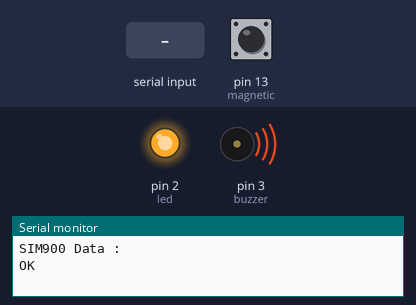
Bench run of a sketch on a simulated Arduino Uno, built with avr-gcc and run on an emulated ATmega328P. Parts: output pins drawn as LEDs (lit = HIGH), buzzer (waves = sounding, pin HIGH), the last lines printed to the serial monitor. Inputs (shaded band) come from the test bench; at power-on: pin 13 (magnetic) HIGH. The modem accepts every AT command (registered, SIM ready, sends succeed) and sends nothing else.

Above: at 2.8 s.
2.9 s: "1" received over the second serial link
At 5.5 s:
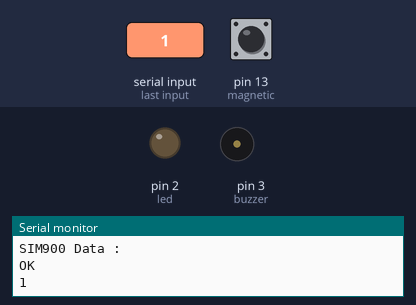
Timing chart, 0 to 7.0 s (numbered marks = the images above; inputs shaded):
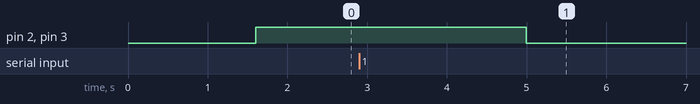

The sketch:

magnetic_tiktok.ino
```cpp
#include <SoftwareSerial.h>

#define led 2
#define buzzer 3
#define magnetic 13

bool isOpen = false;
bool wasOpen = false;

SoftwareSerial mySerial(7, 8); //SIM900 Tx & Rx is connected to Arduino #7 & #8
bool callTrig = 1;

void setup() {
  Serial.begin(115200);
  mySerial.begin(9600);
  pinMode(led, OUTPUT);
  pinMode(buzzer, OUTPUT);
  pinMode(magnetic, INPUT_PULLUP);

  // Initialize LED and buzzer state
  digitalWrite(led, LOW);
  digitalWrite(buzzer, LOW);

  //Handshaking with SIM900
  mySerial.println("AT");
  updateSerial();
}

void loop() {
  // Read the state of the magnetic sensor
  isOpen = digitalRead(magnetic);

  // Check if the sensor state has changed from closed to open
  if (isOpen && !wasOpen) {
    // Beep the buzzer once
    if (callTrig) {
      digitalWrite(buzzer, HIGH);
      digitalWrite(led, HIGH);
      mySerial.println("ATD+ +628xxxxxxxxxx;");
      updateSerial();
      delay(1000);
      digitalWrite(buzzer, LOW);
      digitalWrite(led, LOW);
      delay(20000);
      mySerial.println("ATH"); //hang up
      updateSerial();
    } else {
      digitalWrite(buzzer, HIGH);
      digitalWrite(led, HIGH);
      mySerial.println("AT+CMGF=1"); // Configuring TEXT mode
      updateSerial();
      mySerial.println("AT+CMGS=\"+628xxxxx\"");//change ZZ with country code and xxxxxxxxxxx with phone number to sms
      updateSerial();
      mySerial.print("PINTU TERBUKA"); //text content
      updateSerial();
      mySerial.write(26);
      delay(1000);
      digitalWrite(buzzer, LOW);
      digitalWrite(led, LOW);
      updateSerial();
    }

  }

  // Store the current state for the next iteration
  wasOpen = isOpen;
  delay(200);
}

void updateSerial() {
  delay(500);
  while (Serial.available())
  {
    mySerial.write(Serial.read());//Forward what Serial received to Software Serial Port
  }
  while (mySerial.available())
  {
    String myString = mySerial.readString();
    Serial.print("SIM900 Data : ");
    Serial.println(myString);//Forward what Software Serial received to Serial Port
    if (myString == "OK") {
      Serial.println("Serial OK");
    }

    delay(100);
  }
}
```

Measured:
- after the input at 2.9 s, pin 2 (led), pin 3 (buzzer): HIGH → LOW after 2.1 s instead of 1.3 s
